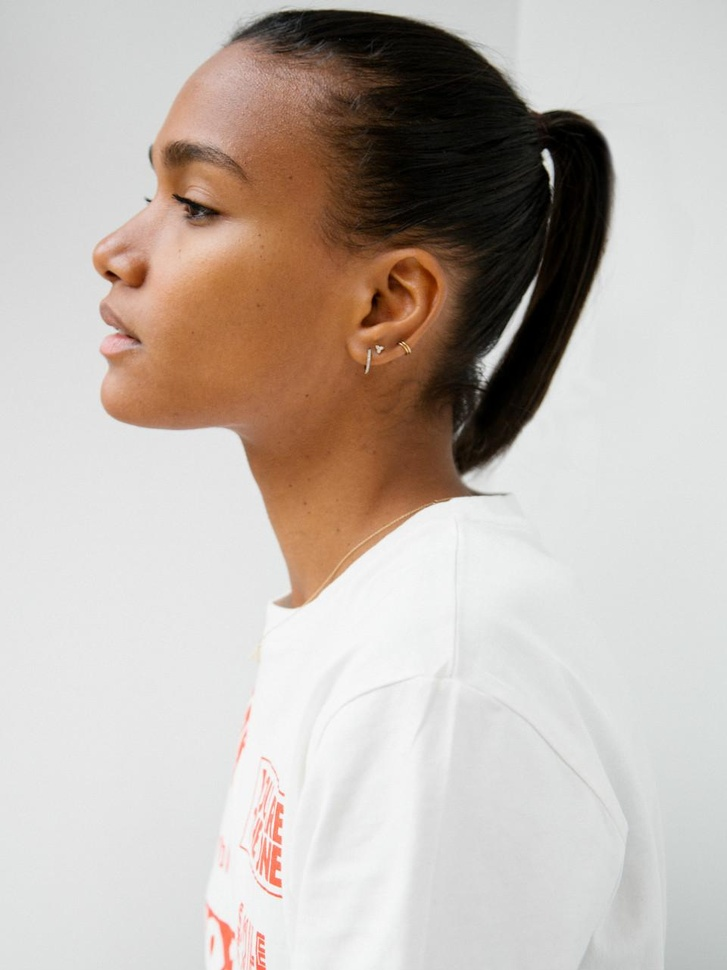
#> input picture Source/f2.jpg, 727 x 970 px, shrunk from 960 x 1281 before the run
$ python removebg.py
#> lines starting #> are read from the running program, lines starting #| are printed output that depends on the picture; after the words box and inside, x2 and y2 are one past the last pixel; in counts of white or black regions, pixels touching at a corner belong together
import cv2
import numpy as np

image = cv2.imread('./Source/f2.jpg')
#> image is the input picture: shape (970, 727, 3); mean B, G, R 176.1, 183.3, 193.1
gray = cv2.cvtColor(image, cv2.COLOR_BGR2GRAY)
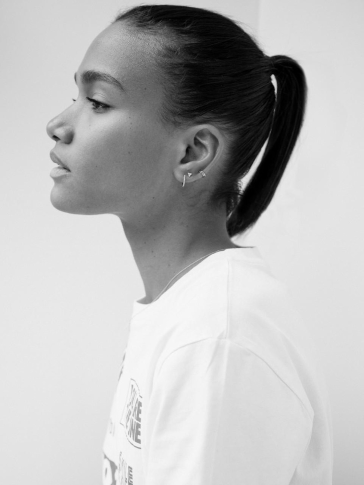
#> gray: shape (970, 727) (shown at 1/2 size); min 0, max 251, mean 185.3
_, mask = cv2.threshold(gray, 0, 255, cv2.THRESH_BINARY_INV + cv2.THRESH_OTSU)
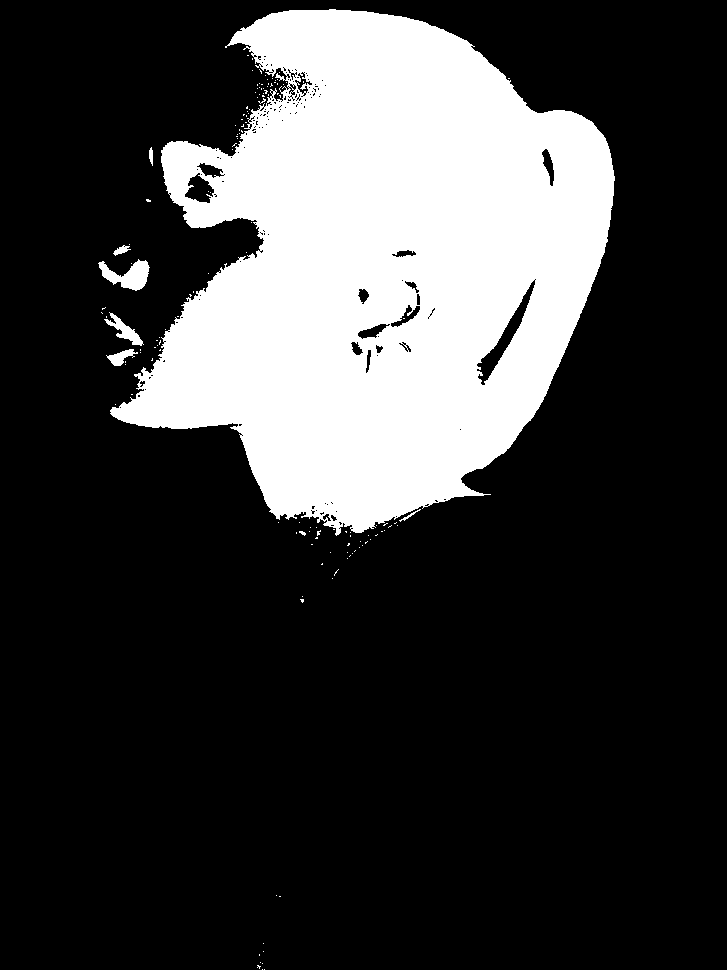
#> mask: shape (970, 727); 23.8% white; 140 white regions (132 under 20 px), largest, box (x1, y1, x2, y2) and area: (110, 9, 615, 536) 165501, (98, 259, 150, 291) 839, (104, 312, 144, 346) 422
kernel = np.ones((3, 3), np.uint8)
mask = cv2.morphologyEx(mask, cv2.MORPH_OPEN, kernel, iterations=2)
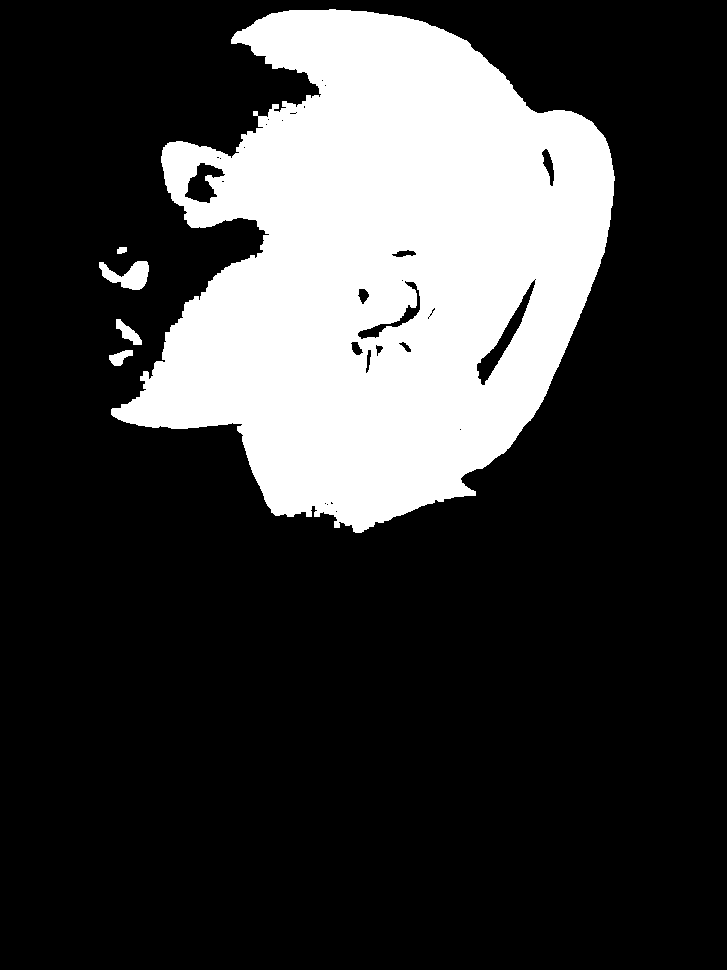
#> mask: shape (970, 727); 23.4% white; 5 white regions, box (x1, y1, x2, y2) and area: (111, 9, 615, 533) 163350, (99, 261, 149, 290) 822, (116, 319, 142, 345) 302, (109, 350, 133, 366) 221, (117, 247, 127, 254) 59
mask = cv2.dilate(mask, kernel, iterations=1)
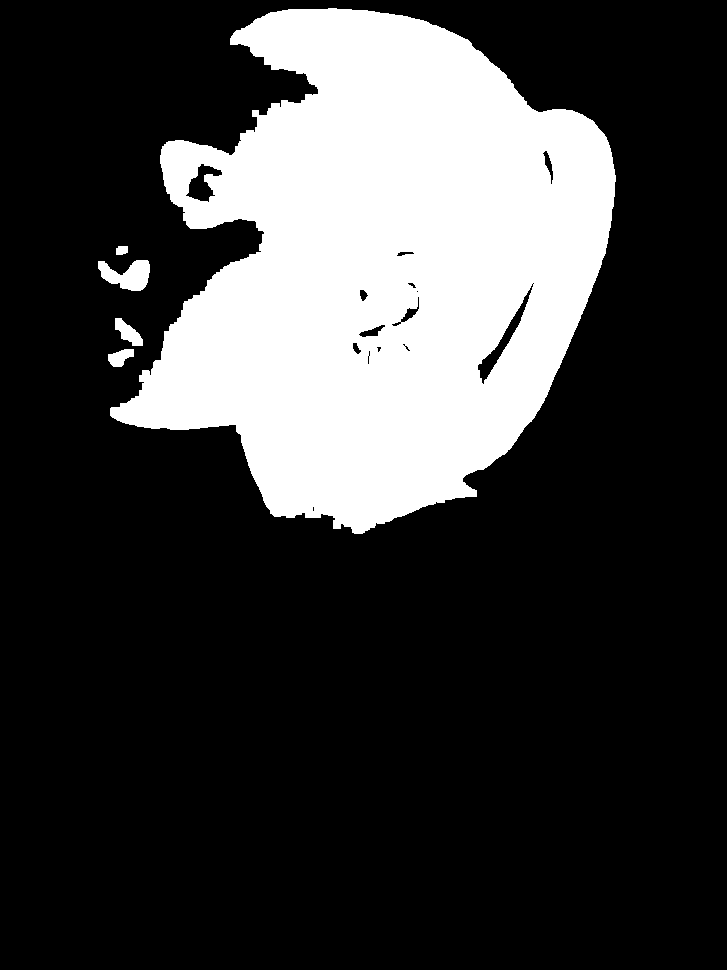
#> mask: shape (970, 727); 24% white; 5 white regions, box (x1, y1, x2, y2) and area: (110, 8, 616, 534) 167320, (98, 260, 150, 291) 1015, (115, 318, 143, 346) 410, (108, 349, 134, 367) 305, (116, 246, 128, 255) 97
result = cv2.bitwise_and(image, image, mask=mask)
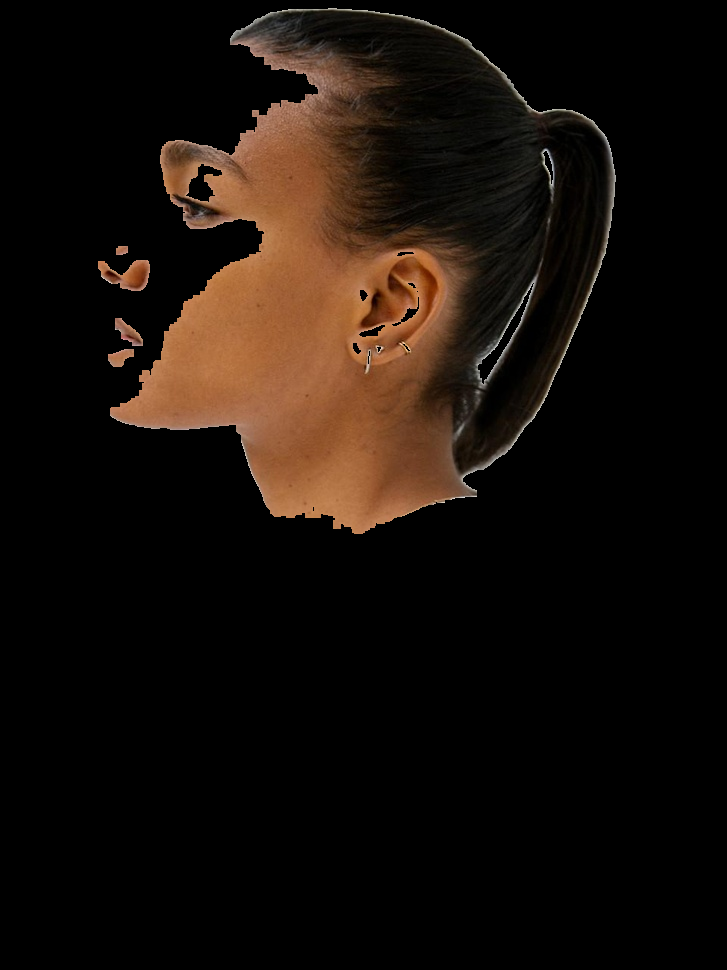
#> result: shape (970, 727, 3); mean B, G, R 9.8, 15.3, 23.3
cv2.imshow('Foreground', result)
cv2.waitKey(0)
cv2.destroyAllWindows()

$ run again, with Source/f10.jpg copied over Source/f2.jpg
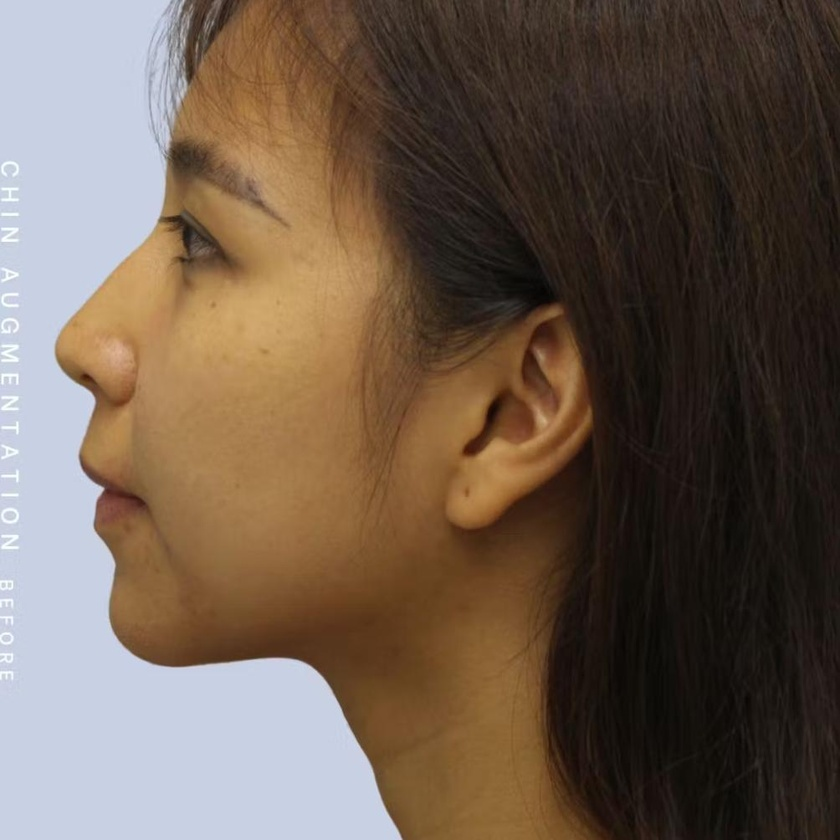
#> input picture Source/f10.jpg, 840 x 840 px, shrunk from 1004 x 1004 before the run
#> image is the input picture: shape (840, 840, 3); mean B, G, R 78.8, 92.4, 109.3
#> `_, mask = cv2.threshold(gray, 0, 255, cv2.THRESH_BINARY_INV + cv2.THRE..`:
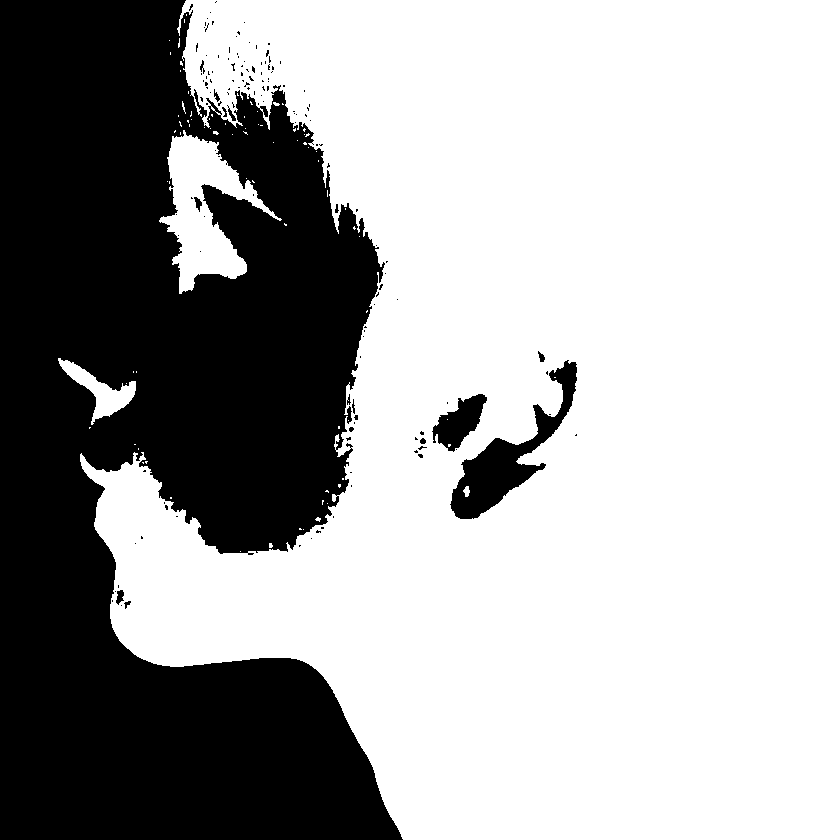
#> mask: shape (840, 840); 65.9% white; 146 black regions (131 under 20 px), largest, box (x1, y1, x2, y2) and area: (0, 0, 403, 840) 232741, (450, 360, 577, 519) 5473, (432, 394, 487, 452) 1619
#> `result = cv2.bitwise_and(image, image, mask=mask)`:
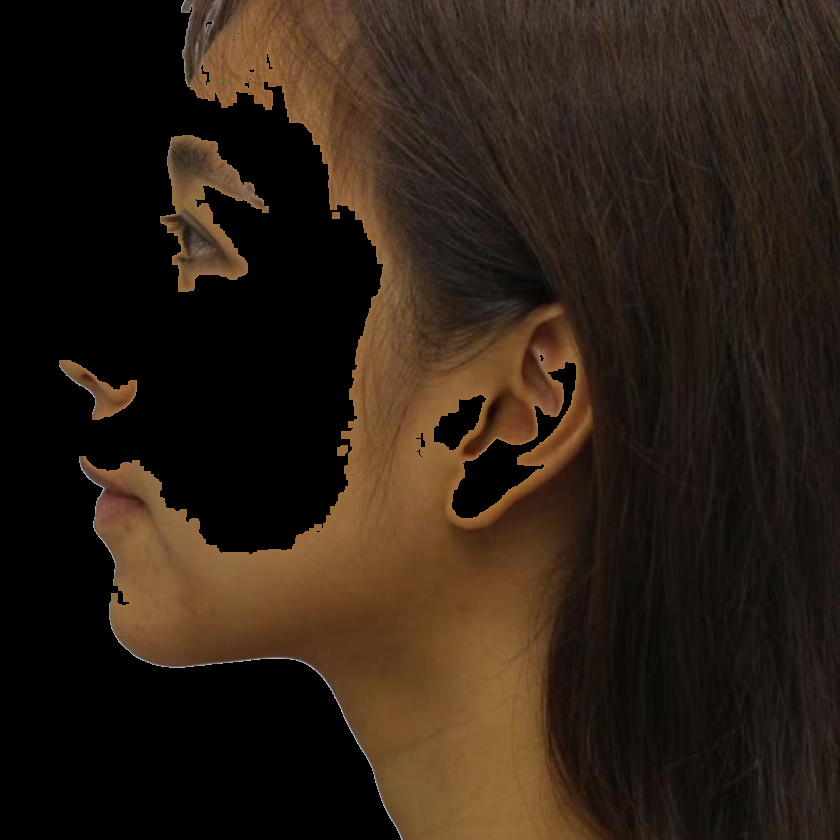
#> result: shape (840, 840, 3); mean B, G, R 21.1, 32, 44.9
